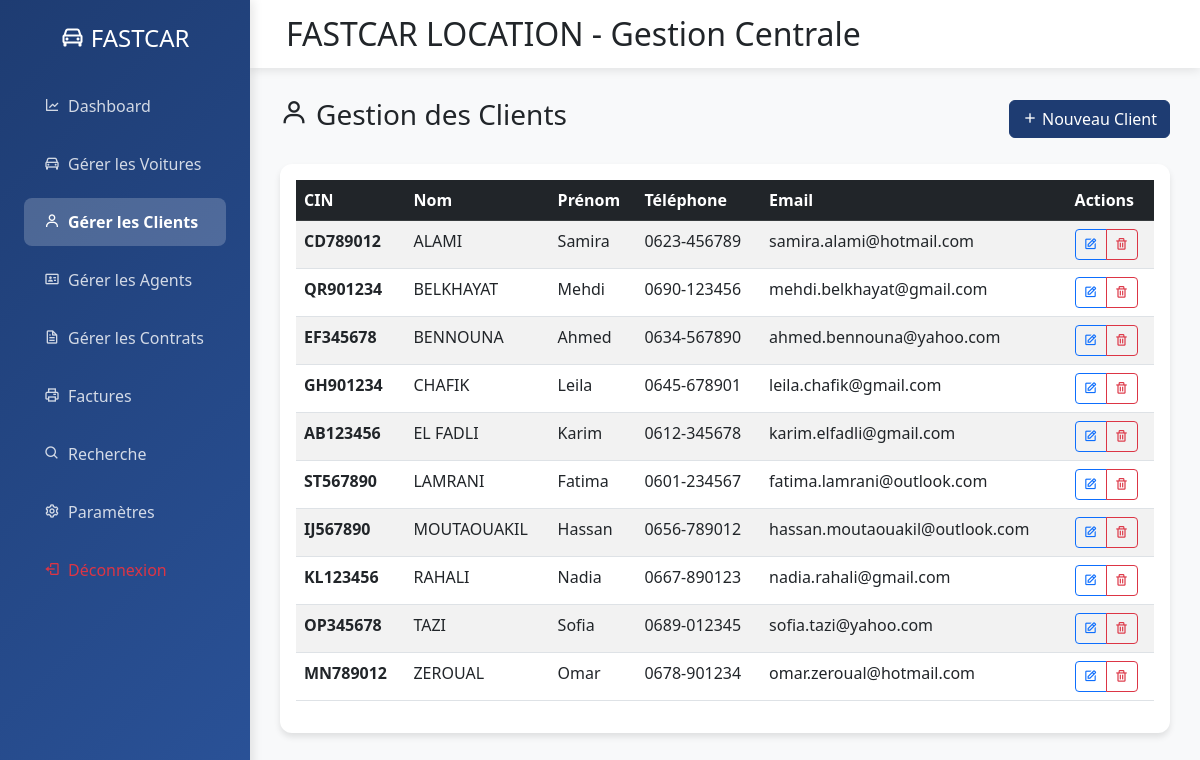
The page /dashboard.php?action=clients (signed in) on the database as committed earlier.
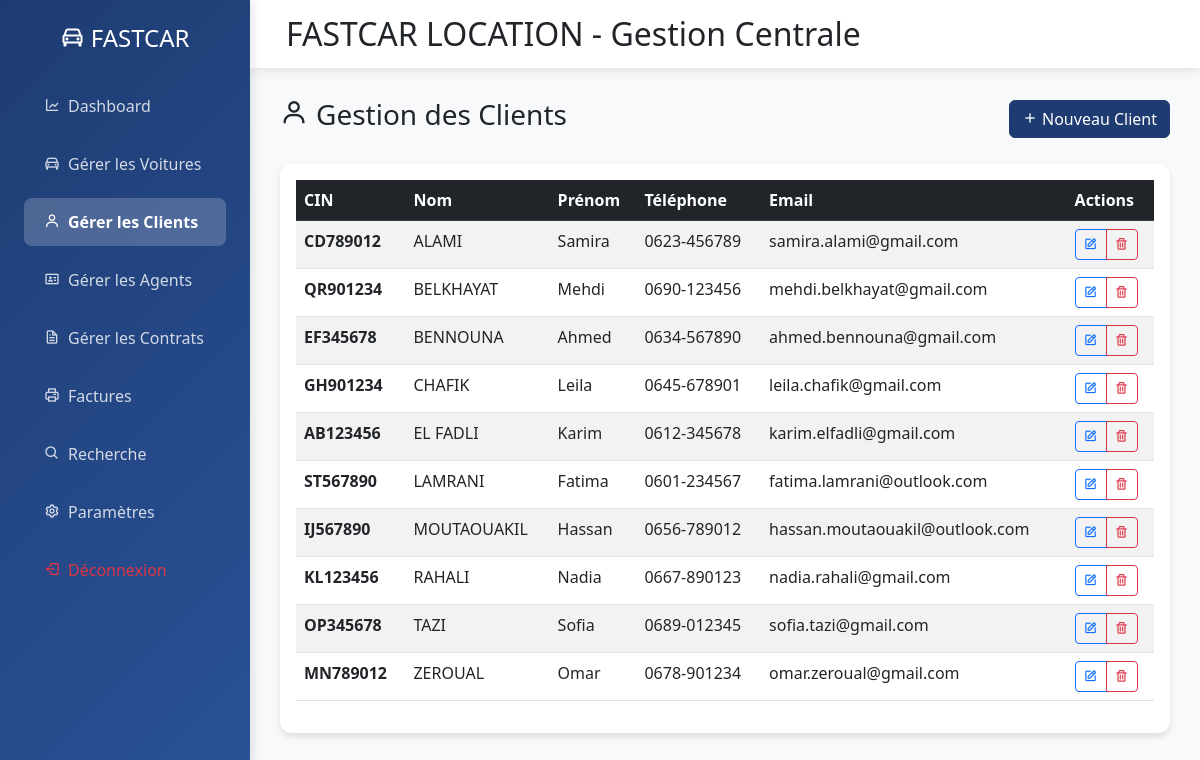
The same page on the database as committed later.
### tables this page shows
CREATE TABLE IF NOT EXISTS clients (
    cin VARCHAR(50) PRIMARY KEY,
    nom VARCHAR(100) NOT NULL,
    prenom VARCHAR(100) NOT NULL,
    adresse TEXT NOT NULL,
    telephone VARCHAR(20) NOT NULL,
    email VARCHAR(255),
    created_at TIMESTAMP DEFAULT CURRENT_TIMESTAMP,
    updated_at TIMESTAMP DEFAULT CURRENT_TIMESTAMP ON UPDATE CURRENT_TIMESTAMP,
    INDEX idx_nom (nom),
    INDEX idx_email (email),
    INDEX idx_telephone (telephone)
);

### controllers/ClientController.php (called while the page is built, shortened)
<?php
require_once 'models/repositories/ClientRepository.php';
class ClientController {
    private $clientRepo;
    public function __construct() {
        $this->clientRepo = new ClientRepository();
    }
    public function index() {
        $clients = $this->clientRepo->findAll();
        require 'views/clients/index.php';
        return ob_get_clean();
    }
}
?>

### dashboard.php (called while the page is built, shortened)
<?php
require_once 'config/database.php';
$action = $_GET['action'] ?? 'analytics';
try {
    switch ($action) {
        case 'clients':
            $controller = new ClientController();
            $content = $controller->index();
            break;
    }
} catch (Exception $e) {
    error_log("Erreur dans le dashboard: " . $e->getMessage());
    $content = "<div class='alert alert-danger'>Erreur : " . htmlspecialchars($e->getMessage()) . "</div>";
}
require 'views/layouts/main.php';
?>

### config/database.php (called while the page is built, shortened)
<?php
class Database {
    private static $instance = null;
    private function __construct() {
        try {
            $this->pdo = new PDO(
                "mysql:host=localhost;dbname=fastcar_location_version_2;charset=utf8mb4",
                "root",
                "",
                [
                    PDO::ATTR_ERRMODE => PDO::ERRMODE_EXCEPTION,
                    PDO::ATTR_DEFAULT_FETCH_MODE => PDO::FETCH_ASSOC,
                    PDO::ATTR_EMULATE_PREPARES => false
                ]
            );
        } catch (PDOException $e) {
            die("Erreur de connexion à la base de données: " . $e->getMessage());
        }
    }
    public static function getInstance() {
        if (self::$instance === null) {
            self::$instance = new Database();
        }
        return self::$instance->pdo;
    }
}
?>

### models/repositories/ClientRepository.php (called while the page is built, shortened)
<?php
require_once 'config/database.php';
require_once 'models/entities/Client.php';
class ClientRepository {
    private $pdo;
    public function __construct() {
        $this->pdo = Database::getInstance();
    }
    public function findAll(): array {
        try {
            $stmt = $this->pdo->query("SELECT * FROM clients ORDER BY nom, prenom");
            $clients = [];
            while ($row = $stmt->fetch(PDO::FETCH_ASSOC)) {
                $clients[] = new Client($row);
            }
            return $clients;
        } catch (PDOException $e) {
            error_log("Erreur lors de la récupération des clients: " . $e->getMessage());
            return [];
        }
    }
}
?>

### models/entities/Client.php (called while the page is built, shortened)
<?php
class Client {
    public function __construct($data = []) {
        $this->cin = $data['cin'] ?? '';
        $this->nom = $data['nom'] ?? '';
        $this->prenom = $data['prenom'] ?? '';
        $this->telephone = $data['telephone'] ?? '';
        $this->email = $data['email'] ?? '';
    }
}
?>

### views/clients/index.php (the view, shortened to what the changed rows need)
<div class="card">
    <div class="card-body">
        <?php if (empty($clients)): ?>
            <div class="text-center py-5">
                <i class="bx bx-user bx-lg text-muted mb-3"></i>
                <h5 class="text-muted">Aucun client enregistré</h5>
                <p class="text-muted">Commencez par ajouter votre premier client</p>
                <a href="dashboard.php?action=clients_create" class="btn btn-primary">
                    <i class="bx bx-plus me-1"></i>Ajouter un client
                </a>
            </div>
        <?php else: ?>
            <div class="table-responsive">
                <table class="table table-striped table-hover">
                    <thead class="table-dark">
                        <tr>
                            <th>CIN</th>
                            <th>Nom</th>
                            <th>Prénom</th>
                            <th>Téléphone</th>
                            <th>Email</th>
                            <th>Actions</th>
                        </tr>
                    </thead>
                    <tbody>
                        <?php foreach ($clients as $client): ?>
                        <tr>
                            <td><strong><?= htmlspecialchars($client->cin) ?></strong></td>
                            <td><?= htmlspecialchars($client->nom) ?></td>
                            <td><?= htmlspecialchars($client->prenom) ?></td>
                            <td><?= htmlspecialchars($client->telephone) ?></td>
                            <td><?= htmlspecialchars($client->email) ?></td>
                            <td>
                                <div class="btn-group btn-group-sm">
                                    <a href="dashboard.php?action=clients_edit&cin=<?= urlencode($client->cin) ?>"
                                       class="btn btn-outline-primary">
                                        <i class="bx bx-edit"></i>
                                    </a>
                                    <a href="dashboard.php?action=clients_delete&cin=<?= urlencode($client->cin) ?>"
                                       class="btn btn-outline-danger"
                                       onclick="return confirm('Êtes-vous sûr de vouloir supprimer ce client ?')">
                                        <i class="bx bx-trash"></i>
                                    </a>
                                </div>
                            </td>
                        </tr>
                        <?php endforeach; ?>
                    </tbody>
                </table>
            </div>
        <?php endif; ?>
    </div>
</div>

Rows that differ between the two databases and show on the page:
changed clients "CD789012": email "samira.alami@hotmail.com" → "samira.alami@gmail.com"
changed clients "EF345678": email "ahmed.bennouna@yahoo.com" → "ahmed.bennouna@gmail.com"
changed clients "OP345678": email "sofia.tazi@yahoo.com" → "sofia.tazi@gmail.com"
changed clients "MN789012": email "omar.zeroual@hotmail.com" → "omar.zeroual@gmail.com"
